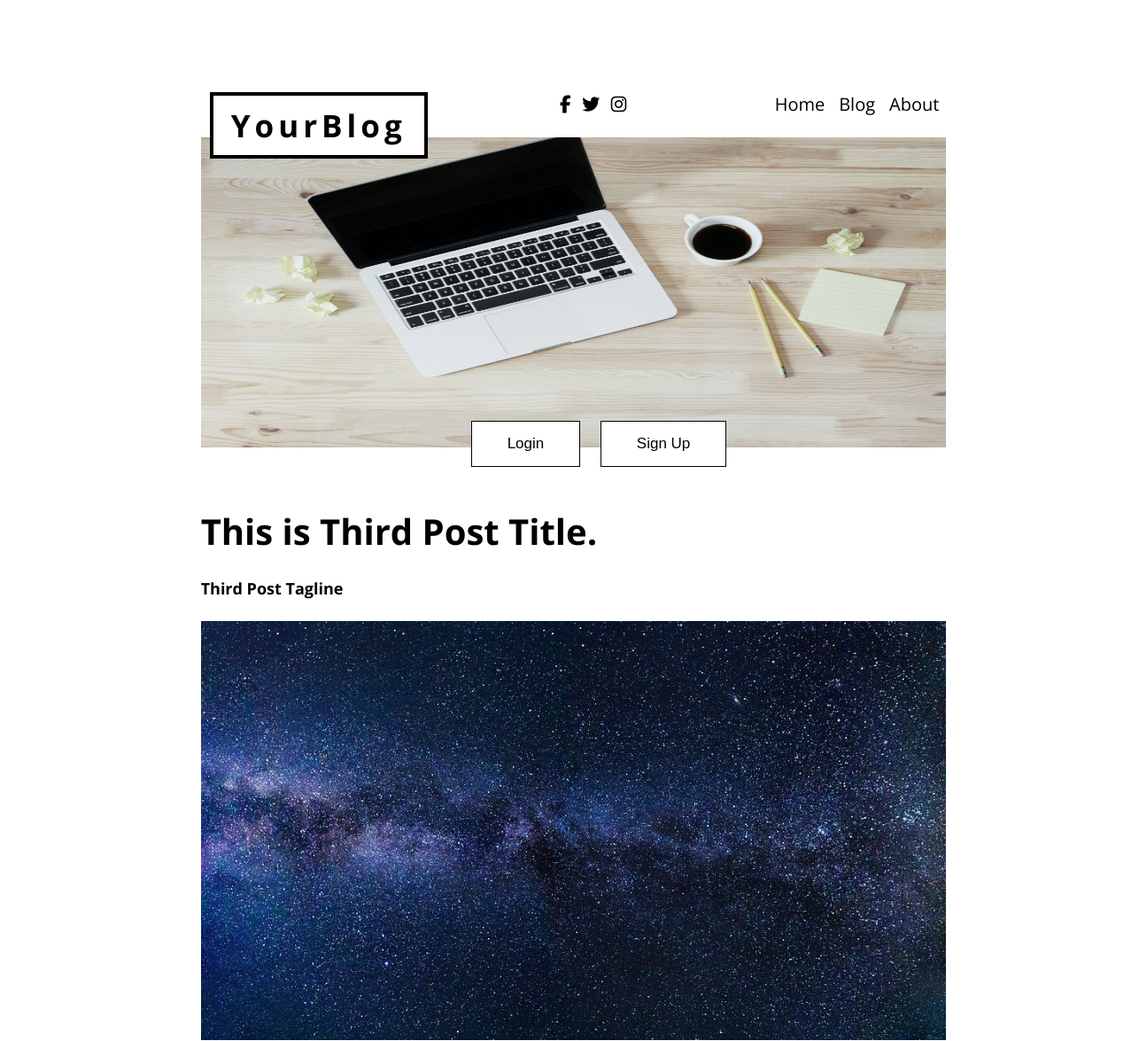
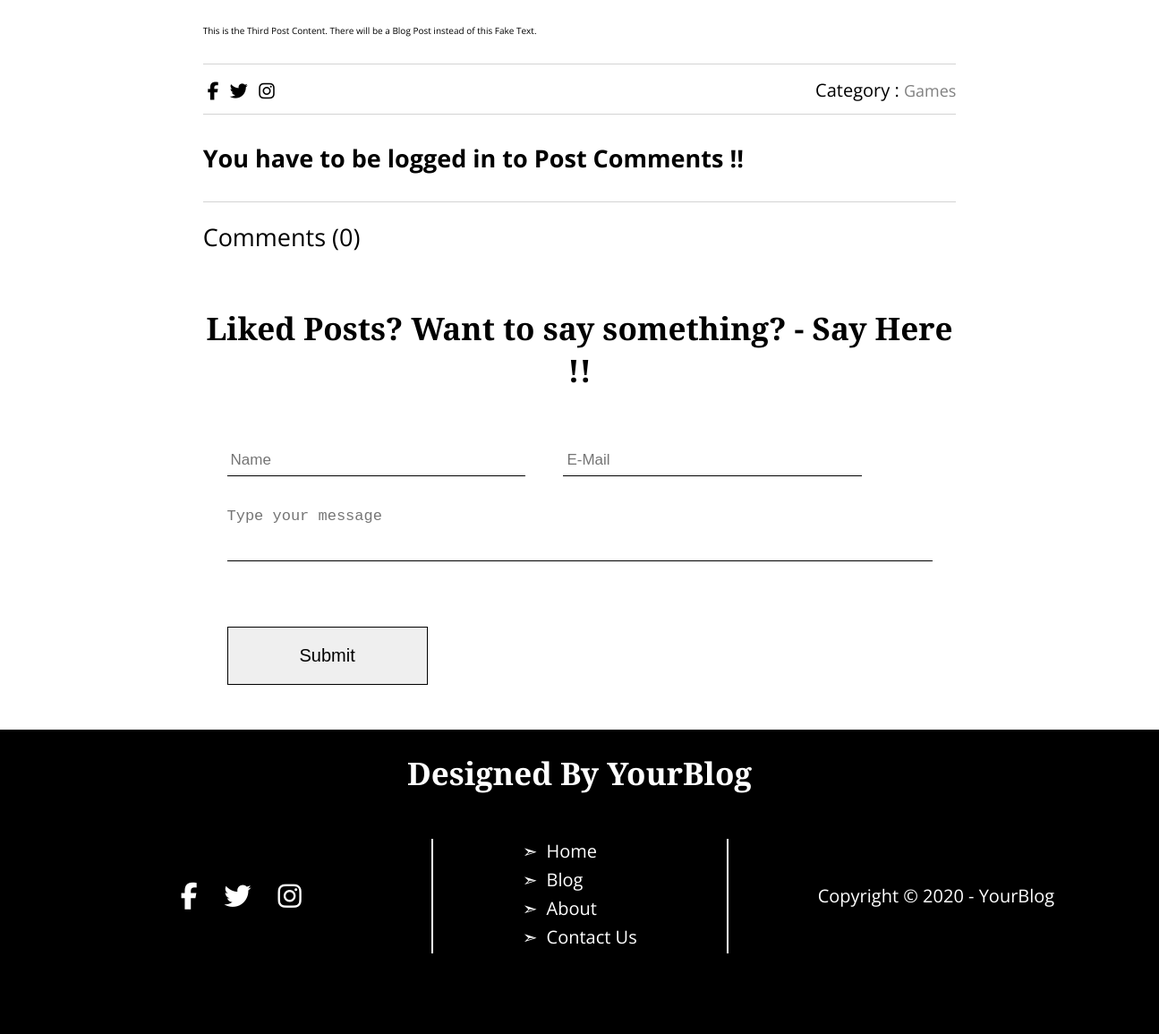
The page /blog/Games/third-post on the database its author committed (2 pictures, top to bottom).
### blog/models.py (models this page shows, shortened)
class Post(models.Model):
    serial_no = models.AutoField(primary_key=True)
    title = models.CharField(max_length=120, null=False)
    tagline = models.CharField(max_length=100)
    slug = models.SlugField(max_length=50, null=False)
    author = models.CharField(max_length=50, null=False)
    category = models.CharField(max_length=20, default="", null=False)
    content = models.TextField()
    thumbnail_image = models.ImageField(upload_to = "blog", blank= True)
    timestamp = models.DateTimeField(default=now)

### blog/views.py (the view)
# urls.py: path("<str:category>/<str:slug>", views.blogPost, name="blogPost")
def blogPost(request, category, slug):
    post = Post.objects.filter(slug= slug, category=category).first()
    comments = BlogComment.objects.filter(post=post, parent=None)
    replies = BlogComment.objects.filter(post=post).exclude(parent=None)
    replyDict = {}
    for reply in replies:
        if reply.parent.serial_no not in replyDict.keys():
            replyDict[reply.parent.serial_no] = [reply]
        else:
            replyDict[reply.parent.serial_no].append(reply)
    context = {"post":post, "comments":comments, "replyDict":replyDict}
    return render(request, "blog/post.html", context)

### templates/blog/post.html (shortened to what this page needs)
{% extends 'base.html' %}
{% block body %}
{% load extras %}
<div class="container">
    <div class="blog-post-content-div">
        <div class="post-title-tagline-div">
            <h1 class="lg-heading">{{post.title}}</h1>
            <h3 class="sm-heading">{{post.tagline}}</h3>
        </div>
        <div class="post-header-image">
            <img src="{{post.thumbnail_image}}" alt="{{post.title}} Header image">
        </div>
        <div class="post-content-by-tinymce">
            {{post.content|safe}}
        </div>
        <div class="post-hr"></div>
        <div class="below-post-hr flex">
            <div class="social-icons">
                <i class="fab fa-facebook-f fa-2x icon"></i>
                <i class="fab fa-twitter fa-2x icon"></i>
                <i class="fab fa-instagram fa-2x icon"></i>
            </div>
            <div class="category-h3 sm-heading">Category : <span
                    style="color: grey; font-size: 18px;">{{post.category|title}}</span></div>
        </div>
        <div class="post-hr" style="margin-top: 10px; margin-bottom: 30px;"></div>
        {% if user.is_authenticated %}
        <div class="comment-section" id="comment-b" style="margin-top: 25px;">
            <div class="comment-box flex-column-no-center">
                <form action="/blog/postComment" method="POST">{% csrf_token %}
                    <h2 class="md-heading text-left">Leave a comment :</h2>
                    <textarea class="comment-textarea" name="comment-textarea" id="" cols="30" rows="10"></textarea>
                    <input type="hidden" name="postSerial" value="{{post.serial_no}}">
                    <input type="hidden" name="parentSerial" value="">
                    <button type="submit" class="btn-primary comment-submit" id="">Submit</button>
                </form>
            </div>
        </div>
        {% else %}
        <h2 class="md-heading">You have to be logged in to Post Comments !!</h2>
        {% endif %}
        <div class="post-hr" style="margin-bottom: 20px;"></div>
        <div class="md-heading" style="margin-bottom: 30px;">Comments (0)</div>
    </div>
</div>
{% endblock body %}

### static/home/css/style.css (style rules this page uses)
* { box-sizing: border-box; margin: 0; padding: 0; }
html { font-size: 62.5%; font-family: 'Open Sans', sans-serif; }
img { display: inline-block; }
.container { max-width: 1100px; width: 65%; margin: 0 auto; }
.flex { display: flex; }
.lg-heading { font-size: 3.5rem; }
.md-heading { font-size: 2.7rem; }
.sm-heading { font-size: 2rem; }
.icon { padding: 5px; }
.post-title-tagline-div { margin-top: 15px; }
.blog-post-content-div h1 { font-size: 40px; }
.blog-post-content-div h3 { font-size: 18px; margin-top: 25px; }
.post-header-image img { width: 100%; margin-top: 25px; }
.post-content-by-tinymce { margin-top: 25px; }
.below-post-hr { justify-content: space-between; }
.post-hr { border-bottom: 1px solid lightgray; margin-top: 30px; margin-bottom: 15px; }

### rows shown on the page
Post: title "This is Third Post Title.", tagline "Third Post Tagline", thumbnail_image (picture), content "This is the Third Post Content. There will be a Blog Post instead of this Fake Text.", category "Games"
